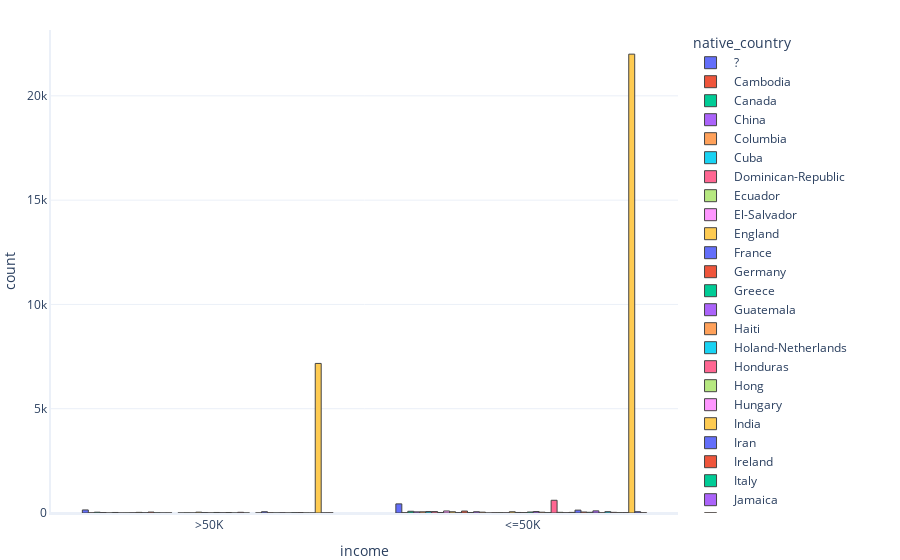

This figure's notebook cell:
### Code cell
rg.multiple_histogram(df,'income','native_country')

### Figure 1 — Plotly figure (JSON) as saved in the notebook; plotly's stock layout.template omitted (floating-point values rounded to 4 significant figures; data arrays with more than 128 entries replaced by an {"elided": "..."} marker saying what was removed)
{"data": [{"histfunc": "count", "name": " ?", "type": "histogram", "x": {"elided": "583 str values"}}, {"histfunc": "count", "name": " Cambodia", "type": "histogram", "x": [" >50K", " >50K", " <=50K", " <=50K", " >50K", " <=50K", " <=50K", " <=50K", " <=50K", " <=50K", " <=50K", " <=50K", " >50K", " <=50K", " <=50K", " <=50K", " >50K", " >50K", " >50K"]}, {"histfunc": "count", "name": " Canada", "type": "histogram", "x": [" >50K", " <=50K", " >50K", " >50K", " >50K", " <=50K", " <=50K", " >50K", " <=50K", " <=50K", " <=50K", " >50K", " >50K", " >50K", " <=50K", " <=50K", " >50K", " <=50K", " <=50K", " >50K", " <=50K", " <=50K", " <=50K", " <=50K", " <=50K", " <=50K", " >50K", " <=50K", " <=50K", " <=50K", " <=50K", " <=50K", " >50K", " >50K", " >50K", " <=50K", " <=50K", " <=50K", " <=50K", " >50K", " >50K", " <=50K", " <=50K", " <=50K", " >50K", " >50K", " >50K", " <=50K", " <=50K", " >50K", " <=50K", " >50K", " >50K", " <=50K", " <=50K", " <=50K", " <=50K", " >50K", " <=50K", " <=50K", " <=50K", " <=50K", " <=50K", " >50K", " <=50K", " <=50K", " <=50K", " <=50K", " >50K", " >50K", " <=50K", " >50K", " >50K", " <=50K", " <=50K", " <=50K", " <=50K", " <=50K", " <=50K", " <=50K", " <=50K", " <=50K", " <=50K", " >50K", " <=50K", " >50K", " <=50K", " <=50K", " <=50K", " >50K", " >50K", " >50K", " <=50K", " >50K", " <=50K", " <=50K", " <=50K", " <=50K", " >50K", " <=50K", " <=50K", " <=50K", " >50K", " <=50K", " >50K", " <=50K", " <=50K", " <=50K", " <=50K", " <=50K", " >50K", " <=50K", " <=50K", " <=50K", " <=50K", " <=50K", " <=50K", " <=50K", " >50K", " <=50K", " <=50K"]}, {"histfunc": "count", "name": " China", "type": "histogram", "x": [" >50K", " <=50K", " <=50K", " <=50K", " <=50K", " >50K", " <=50K", " <=50K", " <=50K", " <=50K", " <=50K", " >50K", " <=50K", " <=50K", " >50K", " <=50K", " <=50K", " <=50K", " <=50K", " >50K", " <=50K", " <=50K", " <=50K", " <=50K", " <=50K", " <=50K", " <=50K", " <=50K", " <=50K", " <=50K", " <=50K", " <=50K", " <=50K", " <=50K", " <=50K", " >50K", " >50K", " >50K", " <=50K", " <=50K", " <=50K", " >50K", " <=50K", " <=50K", " >50K", " <=50K", " <=50K", " <=50K", " <=50K", " <=50K", " <=50K", " <=50K", " <=50K", " >50K", " <=50K", " >50K", " <=50K", " >50K", " >50K", " >50K", " <=50K", " <=50K", " <=50K", " >50K", " <=50K", " <=50K", " <=50K", " >50K", " <=50K", " <=50K", " >50K", " >50K", " <=50K", " >50K", " <=50K"]}, {"histfunc": "count", "name": " Columbia", "type": "histogram", "x": [" <=50K", " <=50K", " <=50K", " <=50K", " <=50K", " <=50K", " <=50K", " >50K", " <=50K", " >50K", " <=50K", " <=50K", " <=50K", " <=50K", " <=50K", " <=50K", " <=50K", " <=50K", " <=50K", " <=50K", " <=50K", " <=50K", " <=50K", " <=50K", " <=50K", " <=50K", " <=50K", " <=50K", " <=50K", " <=50K", " <=50K", " <=50K", " <=50K", " <=50K", " <=50K", " <=50K", " <=50K", " <=50K", " <=50K", " <=50K", " <=50K", " <=50K", " <=50K", " <=50K", " <=50K", " <=50K", " <=50K", " <=50K", " <=50K", " <=50K", " <=50K", " <=50K", " <=50K", " <=50K", " <=50K", " <=50K", " <=50K", " <=50K", " <=50K"]}, {"histfunc": "count", "name": " Cuba", "type": "histogram", "x": [" <=50K", " <=50K", " <=50K", " <=50K", " <=50K", " <=50K", " >50K", " <=50K", " <=50K", " <=50K", " <=50K", " <=50K", " <=50K", " <=50K", " <=50K", " >50K", " <=50K", " <=50K", " <=50K", " <=50K", " <=50K", " <=50K", " <=50K", " <=50K", " >50K", " <=50K", " <=50K", " <=50K", " >50K", " <=50K", " <=50K", " >50K", " >50K", " <=50K", " >50K", " <=50K", " <=50K", " <=50K", " <=50K", " <=50K", " <=50K", " <=50K", " <=50K", " <=50K", " >50K", " <=50K", " <=50K", " >50K", " <=50K", " <=50K", " >50K", " >50K", " <=50K", " <=50K", " <=50K", " >50K", " <=50K", " >50K", " <=50K", " <=50K", " >50K", " <=50K", " <=50K", " <=50K", " <=50K", " <=50K", " <=50K", " >50K", " <=50K", " <=50K", " <=50K", " <=50K", " >50K", " <=50K", " >50K", " >50K", " <=50K", " <=50K", " >50K", " <=50K", " <=50K", " <=50K", " >50K", " >50K", " <=50K", " >50K", " <=50K", " <=50K", " >50K", " <=50K", " <=50K", " <=50K", " <=50K", " >50K", " >50K"]}, {"histfunc": "count", "name": " Dominican-Republic", "type": "histogram", "x": [" <=50K", " <=50K", " <=50K", " >50K", " <=50K", " >50K", " <=50K", " <=50K", " <=50K", " <=50K", " <=50K", " <=50K", " <=50K", " <=50K", " <=50K", " <=50K", " <=50K", " <=50K", " <=50K", " <=50K", " <=50K", " <=50K", " <=50K", " <=50K", " <=50K", " <=50K", " <=50K", " <=50K", " <=50K", " <=50K", " <=50K", " <=50K", " <=50K", " <=50K", " <=50K", " <=50K", " <=50K", " <=50K", " <=50K", " <=50K", " <=50K", " <=50K", " <=50K", " <=50K", " <=50K", " <=50K", " <=50K", " <=50K", " <=50K", " <=50K", " <=50K", " <=50K", " <=50K", " <=50K", " <=50K", " <=50K", " <=50K", " <=50K", " <=50K", " <=50K", " <=50K", " <=50K", " <=50K", " <=50K", " <=50K", " <=50K", " <=50K", " <=50K", " <=50K", " <=50K"]}, {"histfunc": "count", "name": " Ecuador", "type": "histogram", "x": [" <=50K", " <=50K", " <=50K", " <=50K", " <=50K", " <=50K", " <=50K", " >50K", " <=50K", " <=50K", " <=50K", " <=50K", " <=50K", " <=50K", " >50K", " <=50K", " <=50K", " <=50K", " <=50K", " <=50K", " <=50K", " <=50K", " <=50K", " <=50K", " <=50K", " <=50K", " >50K", " >50K"]}, {"histfunc": "count", "name": " El-Salvador", "type": "histogram", "x": [" <=50K", " <=50K", " <=50K", " <=50K", " <=50K", " <=50K", " <=50K", " <=50K", " >50K", " <=50K", " <=50K", " <=50K", " <=50K", " <=50K", " <=50K", " <=50K", " <=50K", " <=50K", " <=50K", " >50K", " <=50K", " <=50K", " <=50K", " >50K", " <=50K", " <=50K", " <=50K", " <=50K", " <=50K", " <=50K", " <=50K", " <=50K", " <=50K", " <=50K", " <=50K", " <=50K", " <=50K", " <=50K", " <=50K", " <=50K", " >50K", " >50K", " <=50K", " <=50K", " <=50K", " <=50K", " <=50K", " <=50K", " <=50K", " <=50K", " <=50K", " <=50K", " <=50K", " <=50K", " <=50K", " <=50K", " <=50K", " <=50K", " <=50K", " <=50K", " <=50K", " <=50K", " <=50K", " <=50K", " >50K", " <=50K", " <=50K", " >50K", " <=50K", " <=50K", " <=50K", " <=50K", " <=50K", " <=50K", " <=50K", " <=50K", " <=50K", " <=50K", " <=50K", " <=50K", " <=50K", " >50K", " <=50K", " <=50K", " <=50K", " <=50K", " <=50K", " <=50K", " <=50K", " <=50K", " <=50K", " <=50K", " <=50K", " <=50K", " >50K", " <=50K", " <=50K", " <=50K", " <=50K", " <=50K", " <=50K", " <=50K", " <=50K", " <=50K", " <=50K", " <=50K"]}, {"histfunc": "count", "name": " England", "type": "histogram", "x": [" <=50K", " <=50K", " >50K", " <=50K", " >50K", " >50K", " <=50K", " <=50K", " <=50K", " >50K", " <=50K", " <=50K", " <=50K", " <=50K", " <=50K", " <=50K", " <=50K", " <=50K", " <=50K", " >50K", " >50K", " <=50K", " <=50K", " <=50K", " <=50K", " >50K", " <=50K", " >50K", " <=50K", " <=50K", " <=50K", " >50K", " <=50K", " <=50K", " <=50K", " <=50K", " >50K", " <=50K", " <=50K", " >50K", " >50K", " <=50K", " <=50K", " <=50K", " >50K", " >50K", " >50K", " >50K", " >50K", " <=50K", " >50K", " >50K", " <=50K", " <=50K", " <=50K", " <=50K", " <=50K", " >50K", " <=50K", " <=50K", " <=50K", " >50K", " <=50K", " <=50K", " >50K", " >50K", " <=50K", " <=50K", " >50K", " >50K", " >50K", " <=50K", " <=50K", " <=50K", " >50K", " <=50K", " <=50K", " <=50K", " >50K", " <=50K", " <=50K", " <=50K", " <=50K", " >50K", " <=50K", " <=50K", " <=50K", " <=50K", " >50K", " <=50K"]}, {"histfunc": "count", "name": " France", "type": "histogram", "x": [" <=50K", " >50K", " <=50K", " <=50K", " <=50K", " <=50K", " >50K", " <=50K", " >50K", " <=50K", " <=50K", " <=50K", " >50K", " >50K", " <=50K", " >50K", " >50K", " <=50K", " <=50K", " >50K", " >50K", " >50K", " <=50K", " <=50K", " >50K", " <=50K", " <=50K", " <=50K", " >50K"]}, {"histfunc": "count", "name": " Germany", "type": "histogram", "x": {"elided": "137 str values"}}, {"histfunc": "count", "name": " Greece", "type": "histogram", "x": [" <=50K", " >50K", " >50K", " <=50K", " <=50K", " <=50K", " >50K", " <=50K", " <=50K", " <=50K", " <=50K", " <=50K", " <=50K", " <=50K", " <=50K", " <=50K", " >50K", " <=50K", " <=50K", " >50K", " >50K", " <=50K", " >50K", " <=50K", " >50K", " <=50K", " <=50K", " <=50K", " <=50K"]}, {"histfunc": "count", "name": " Guatemala", "type": "histogram", "x": [" <=50K", " <=50K", " <=50K", " >50K", " <=50K", " <=50K", " <=50K", " <=50K", " <=50K", " <=50K", " <=50K", " <=50K", " <=50K", " <=50K", " <=50K", " <=50K", " <=50K", " <=50K", " <=50K", " <=50K", " <=50K", " <=50K", " <=50K", " <=50K", " <=50K", " <=50K", " <=50K", " <=50K", " <=50K", " <=50K", " <=50K", " <=50K", " <=50K", " <=50K", " <=50K", " <=50K", " <=50K", " <=50K", " <=50K", " <=50K", " <=50K", " <=50K", " <=50K", " <=50K", " <=50K", " <=50K", " <=50K", " <=50K", " <=50K", " <=50K", " <=50K", " <=50K", " <=50K", " <=50K", " <=50K", " <=50K", " <=50K", " <=50K", " <=50K", " <=50K", " <=50K", " <=50K", " >50K", " >50K"]}, {"histfunc": "count", "name": " Haiti", "type": "histogram", "x": [" <=50K", " <=50K", " <=50K", " <=50K", " <=50K", " <=50K", " <=50K", " <=50K", " <=50K", " <=50K", " <=50K", " <=50K", " <=50K", " >50K", " <=50K", " <=50K", " <=50K", " <=50K", " <=50K", " <=50K", " <=50K", " <=50K", " <=50K", " <=50K", " <=50K", " <=50K", " <=50K", " <=50K", " <=50K", " <=50K", " <=50K", " >50K", " >50K", " <=50K", " <=50K", " <=50K", " <=50K", " <=50K", " <=50K", " <=50K", " <=50K", " <=50K", " >50K", " <=50K"]}, {"histfunc": "count", "name": " Holand-Netherlands", "type": "histogram", "x": [" <=50K"]}, {"histfunc": "count", "name": " Honduras", "type": "histogram", "x": [" >50K", " <=50K", " <=50K", " <=50K", " <=50K", " <=50K", " <=50K", " <=50K", " <=50K", " <=50K", " <=50K", " <=50K", " <=50K"]}, {"histfunc": "count", "name": " Hong", "type": "histogram", "x": [" <=50K", " >50K", " <=50K", " <=50K", " <=50K", " <=50K", " >50K", " <=50K", " >50K", " >50K", " <=50K", " <=50K", " >50K", " <=50K", " <=50K", " <=50K", " <=50K", " >50K", " <=50K", " <=50K"]}, {"histfunc": "count", "name": " Hungary", "type": "histogram", "x": [" <=50K", " <=50K", " <=50K", " >50K", " <=50K", " <=50K", " <=50K", " <=50K", " <=50K", " <=50K", " >50K", " >50K", " <=50K"]}, {"histfunc": "count", "name": " India", "type": "histogram", "x": [" >50K", " <=50K", " >50K", " <=50K", " <=50K", " >50K", " <=50K", " <=50K", " <=50K", " <=50K", " <=50K", " <=50K", " <=50K", " <=50K", " <=50K", " <=50K", " <=50K", " >50K", " >50K", " <=50K", " <=50K", " >50K", " <=50K", " <=50K", " <=50K", " >50K", " <=50K", " <=50K", " >50K", " >50K", " >50K", " >50K", " >50K", " <=50K", " <=50K", " <=50K", " <=50K", " >50K", " >50K", " >50K", " <=50K", " <=50K", " <=50K", " >50K", " <=50K", " >50K", " >50K", " >50K", " >50K", " <=50K", " <=50K", " <=50K", " <=50K", " >50K", " >50K", " <=50K", " >50K", " <=50K", " <=50K", " <=50K", " <=50K", " >50K", " <=50K", " >50K", " <=50K", " <=50K", " <=50K", " <=50K", " <=50K", " >50K", " <=50K", " >50K", " <=50K", " >50K", " <=50K", " <=50K", " <=50K", " <=50K", " >50K", " <=50K", " <=50K", " <=50K", " >50K", " >50K", " >50K", " >50K", " >50K", " <=50K", " <=50K", " >50K", " <=50K", " <=50K", " <=50K", " <=50K", " >50K", " >50K", " >50K", " <=50K", " >50K", " >50K"]}, {"histfunc": "count", "name": " Iran", "type": "histogram", "x": [" >50K", " >50K", " <=50K", " <=50K", " >50K", " >50K", " >50K", " >50K", " >50K", " <=50K", " >50K", " <=50K", " <=50K", " >50K", " <=50K", " <=50K", " <=50K", " <=50K", " <=50K", " <=50K", " >50K", " >50K", " <=50K", " >50K", " <=50K", " <=50K", " <=50K", " <=50K", " <=50K", " <=50K", " <=50K", " >50K", " <=50K", " <=50K", " <=50K", " >50K", " >50K", " <=50K", " >50K", " >50K", " >50K", " <=50K", " <=50K"]}, {"histfunc": "count", "name": " Ireland", "type": "histogram", "x": [" <=50K", " <=50K", " <=50K", " >50K", " <=50K", " <=50K", " <=50K", " <=50K", " >50K", " >50K", " <=50K", " <=50K", " <=50K", " <=50K", " <=50K", " >50K", " <=50K", " <=50K", " >50K", " <=50K", " <=50K", " <=50K", " <=50K", " <=50K"]}, {"histfunc": "count", "name": " Italy", "type": "histogram", "x": [" <=50K", " <=50K", " <=50K", " >50K", " >50K", " >50K", " >50K", " >50K", " >50K", " <=50K", " <=50K", " <=50K", " <=50K", " <=50K", " >50K", " >50K", " >50K", " <=50K", " <=50K", " <=50K", " <=50K", " >50K", " <=50K", " >50K", " <=50K", " <=50K", " <=50K", " <=50K", " <=50K", " >50K", " <=50K", " <=50K", " <=50K", " >50K", " >50K", " >50K", " >50K", " <=50K", " >50K", " <=50K", " >50K", " >50K", " >50K", " >50K", " <=50K", " <=50K", " <=50K", " <=50K", " >50K", " <=50K", " <=50K", " <=50K", " <=50K", " <=50K", " <=50K", " <=50K", " <=50K", " <=50K", " <=50K", " <=50K", " >50K", " >50K", " <=50K", " <=50K", " <=50K", " >50K", " <=50K", " <=50K", " <=50K", " <=50K", " <=50K", " <=50K", " <=50K"]}, {"histfunc": "count", "name": " Jamaica", "type": "histogram", "x": [" <=50K", " <=50K", " >50K", " <=50K", " <=50K", " >50K", " <=50K", " <=50K", " <=50K", " <=50K", " <=50K", " <=50K", " >50K", " <=50K", " <=50K", " <=50K", " <=50K", " >50K", " <=50K", " <=50K", " <=50K", " <=50K", " >50K", " <=50K", " <=50K", " <=50K", " <=50K", " >50K", " <=50K", " <=50K", " <=50K", " <=50K", " <=50K", " <=50K", " <=50K", " <=50K", " <=50K", " <=50K", " <=50K", " <=50K", " <=50K", " <=50K", " <=50K", " <=50K", " <=50K", " <=50K", " <=50K", " >50K", " <=50K", " >50K", " <=50K", " <=50K", " <=50K", " <=50K", " <=50K", " <=50K", " <=50K", " <=50K", " <=50K", " <=50K", " <=50K", " <=50K", " <=50K", " <=50K", " >50K", " >50K", " <=50K", " <=50K", " <=50K", " <=50K", " <=50K", " <=50K", " <=50K", " <=50K", " <=50K", " <=50K", " <=50K", " <=50K", " <=50K", " <=50K", " <=50K"]}, {"histfunc": "count", "name": " Japan", "type": "histogram", "x": [" <=50K", " <=50K", " <=50K", " >50K", " <=50K", " <=50K", " <=50K", " <=50K", " >50K", " <=50K", " <=50K", " >50K", " <=50K", " <=50K", " <=50K", " >50K", " >50K", " >50K", " <=50K", " <=50K", " >50K", " <=50K", " <=50K", " >50K", " <=50K", " <=50K", " >50K", " <=50K", " <=50K", " <=50K", " <=50K", " >50K", " <=50K", " >50K", " >50K", " >50K", " <=50K", " <=50K", " >50K", " >50K", " >50K", " >50K", " <=50K", " >50K", " >50K", " <=50K", " >50K", " <=50K", " <=50K", " <=50K", " <=50K", " >50K", " <=50K", " <=50K", " <=50K", " <=50K", " >50K", " <=50K", " >50K", " <=50K", " <=50K", " >50K"]}, {"histfunc": "count", "name": " Laos", "type": "histogram", "x": [" <=50K", " <=50K", " <=50K", " <=50K", " <=50K", " <=50K", " <=50K", " >50K", " <=50K", " <=50K", " <=50K", " <=50K", " <=50K", " >50K", " <=50K", " <=50K", " <=50K", " <=50K"]}, {"histfunc": "count", "name": " Mexico", "type": "histogram", "x": {"elided": "643 str values"}}, {"histfunc": "count", "name": " Nicaragua", "type": "histogram", "x": [" <=50K", " <=50K", " <=50K", " <=50K", " <=50K", " <=50K", " <=50K", " <=50K", " <=50K", " <=50K", " <=50K", " >50K", " <=50K", " <=50K", " <=50K", " <=50K", " <=50K", " <=50K", " >50K", " <=50K", " <=50K", " <=50K", " <=50K", " <=50K", " <=50K", " <=50K", " <=50K", " <=50K", " <=50K", " <=50K", " <=50K", " <=50K", " <=50K", " <=50K"]}, {"histfunc": "count", "name": " Outlying-US(Guam-USVI-etc)", "type": "histogram", "x": [" <=50K", " <=50K", " <=50K", " <=50K", " <=50K", " <=50K", " <=50K", " <=50K", " <=50K", " <=50K", " <=50K", " <=50K", " <=50K", " <=50K"]}, {"histfunc": "count", "name": " Peru", "type": "histogram", "x": [" <=50K", " >50K", " <=50K", " <=50K", " <=50K", " <=50K", " <=50K", " <=50K", " <=50K", " <=50K", " <=50K", " <=50K", " <=50K", " <=50K", " <=50K", " <=50K", " <=50K", " <=50K", " <=50K", " <=50K", " <=50K", " <=50K", " <=50K", " <=50K", " <=50K", " <=50K", " <=50K", " >50K", " <=50K", " <=50K", " <=50K"]}, {"histfunc": "count", "name": " Philippines", "type": "histogram", "x": {"elided": "198 str values"}}, {"histfunc": "count", "name": " Poland", "type": "histogram", "x": [" <=50K", " <=50K", " <=50K", " <=50K", " <=50K", " <=50K", " <=50K", " <=50K", " >50K", " <=50K", " <=50K", " >50K", " <=50K", " <=50K", " <=50K", " >50K", " <=50K", " <=50K", " <=50K", " <=50K", " <=50K", " <=50K", " >50K", " <=50K", " <=50K", " >50K", " <=50K", " <=50K", " <=50K", " <=50K", " >50K", " <=50K", " >50K", " <=50K", " <=50K", " >50K", " <=50K", " >50K", " <=50K", " <=50K", " <=50K", " <=50K", " <=50K", " <=50K", " <=50K", " <=50K", " <=50K", " <=50K", " <=50K", " <=50K", " >50K", " <=50K", " <=50K", " >50K", " <=50K", " >50K", " <=50K", " <=50K", " <=50K", " <=50K"]}, {"histfunc": "count", "name": " Portugal", "type": "histogram", "x": [" <=50K", " <=50K", " >50K", " <=50K", " <=50K", " <=50K", " >50K", " <=50K", " <=50K", " <=50K", " <=50K", " <=50K", " <=50K", " <=50K", " <=50K", " <=50K", " <=50K", " <=50K", " <=50K", " <=50K", " >50K", " <=50K", " <=50K", " <=50K", " <=50K", " <=50K", " <=50K", " <=50K", " <=50K", " >50K", " <=50K", " <=50K", " <=50K", " <=50K", " <=50K", " <=50K", " <=50K"]}, {"histfunc": "count", "name": " Puerto-Rico", "type": "histogram", "x": [" <=50K", " <=50K", " <=50K", " <=50K", " <=50K", " <=50K", " <=50K", " <=50K", " <=50K", " <=50K", " <=50K", " <=50K", " <=50K", " >50K", " >50K", " <=50K", " <=50K", " >50K", " <=50K", " <=50K", " <=50K", " <=50K", " >50K", " <=50K", " <=50K", " <=50K", " <=50K", " <=50K", " <=50K", " <=50K", " <=50K", " <=50K", " >50K", " <=50K", " <=50K", " <=50K", " <=50K", " <=50K", " <=50K", " <=50K", " >50K", " <=50K", " <=50K", " <=50K", " <=50K", " <=50K", " <=50K", " <=50K", " <=50K", " <=50K", " >50K", " <=50K", " <=50K", " <=50K", " <=50K", " <=50K", " <=50K", " <=50K", " <=50K", " <=50K", " <=50K", " <=50K", " <=50K", " <=50K", " <=50K", " <=50K", " <=50K", " <=50K", " <=50K", " <=50K", " <=50K", " >50K", " <=50K", " <=50K", " <=50K", " <=50K", " <=50K", " <=50K", " <=50K", " <=50K", " >50K", " <=50K", " <=50K", " <=50K", " <=50K", " >50K", " <=50K", " <=50K", " >50K", " <=50K", " <=50K", " <=50K", " <=50K", " <=50K", " <=50K", " <=50K", " >50K", " <=50K", " <=50K", " <=50K", " <=50K", " <=50K", " <=50K", " <=50K", " <=50K", " <=50K", " <=50K", " <=50K", " <=50K", " <=50K", " <=50K", " <=50K", " <=50K", " <=50K"]}, {"histfunc": "count", "name": " Scotland", "type": "histogram", "x": [" <=50K", " <=50K", " <=50K", " <=50K", " <=50K", " <=50K", " >50K", " <=50K", " <=50K", " >50K", " <=50K", " >50K"]}, {"histfunc": "count", "name": " South", "type": "histogram", "x": [" >50K", " <=50K", " <=50K", " >50K", " <=50K", " <=50K", " <=50K", " <=50K", " <=50K", " <=50K", " <=50K", " <=50K", " <=50K", " <=50K", " <=50K", " <=50K", " <=50K", " <=50K", " <=50K", " <=50K", " <=50K", " <=50K", " <=50K", " <=50K", " <=50K", " <=50K", " <=50K", " >50K", " <=50K", " <=50K", " <=50K", " <=50K", " >50K", " >50K", " <=50K", " >50K", " <=50K", " >50K", " <=50K", " <=50K", " <=50K", " >50K", " <=50K", " >50K", " >50K", " >50K", " >50K", " <=50K", " >50K", " <=50K", " >50K", " <=50K", " <=50K", " <=50K", " <=50K", " <=50K", " >50K", " <=50K", " <=50K", " <=50K", " <=50K", " <=50K", " <=50K", " <=50K", " <=50K", " <=50K", " <=50K", " <=50K", " <=50K", " <=50K", " <=50K", " <=50K", " <=50K", " <=50K", " <=50K", " <=50K", " <=50K", " <=50K", " >50K", " <=50K"]}, {"histfunc": "count", "name": " Taiwan", "type": "histogram", "x": [" >50K", " >50K", " <=50K", " >50K", " >50K", " <=50K", " >50K", " <=50K", " <=50K", " >50K", " >50K", " <=50K", " <=50K", " <=50K", " >50K", " <=50K", " <=50K", " <=50K", " <=50K", " >50K", " >50K", " <=50K", " <=50K", " <=50K", " >50K", " <=50K", " >50K", " >50K", " >50K", " <=50K", " >50K", " <=50K", " <=50K", " <=50K", " <=50K", " <=50K", " >50K", " <=50K", " <=50K", " >50K", " <=50K", " >50K", " <=50K", " <=50K", " >50K", " <=50K", " <=50K", " >50K", " <=50K", " <=50K", " <=50K"]}, {"histfunc": "count", "name": " Thailand", "type": "histogram", "x": [" >50K", " <=50K", " <=50K", " <=50K", " >50K", " <=50K", " <=50K", " <=50K", " <=50K", " >50K", " <=50K", " <=50K", " <=50K", " <=50K", " <=50K", " <=50K", " <=50K", " <=50K"]}, {"histfunc": "count", "name": " Trinadad&Tobago", "type": "histogram", "x": [" <=50K", " <=50K", " <=50K", " <=50K", " <=50K", " <=50K", " <=50K", " >50K", " <=50K", " <=50K", " <=50K", " <=50K", " <=50K", " <=50K", " >50K", " <=50K", " <=50K", " <=50K", " <=50K"]}, {"histfunc": "count", "name": " United-States", "type": "histogram", "x": {"elided": "29170 str values"}}, {"histfunc": "count", "name": " Vietnam", "type": "histogram", "x": [" <=50K", " <=50K", " <=50K", " <=50K", " >50K", " <=50K", " <=50K", " <=50K", " <=50K", " <=50K", " <=50K", " <=50K", " <=50K", " <=50K", " <=50K", " <=50K", " <=50K", " >50K", " <=50K", " <=50K", " <=50K", " <=50K", " <=50K", " <=50K", " <=50K", " <=50K", " <=50K", " <=50K", " <=50K", " <=50K", " <=50K", " <=50K", " <=50K", " <=50K", " <=50K", " <=50K", " <=50K", " <=50K", " <=50K", " <=50K", " <=50K", " <=50K", " <=50K", " <=50K", " <=50K", " <=50K", " <=50K", " <=50K", " <=50K", " <=50K", " <=50K", " <=50K", " <=50K", " <=50K", " >50K", " <=50K", " >50K", " <=50K", " <=50K", " <=50K", " <=50K", " <=50K", " <=50K", " <=50K", " <=50K", " <=50K", " >50K"]}, {"histfunc": "count", "name": " Yugoslavia", "type": "histogram", "x": [" <=50K", " <=50K", " <=50K", " >50K", " >50K", " <=50K", " >50K", " <=50K", " >50K", " <=50K", " <=50K", " >50K", " <=50K", " <=50K", " <=50K", " >50K"]}], "layout": {"legend": {"title": {"text": "native_country"}}, "xaxis": {"title": {"text": "income"}}, "yaxis": {"title": {"text": "count"}}}}
